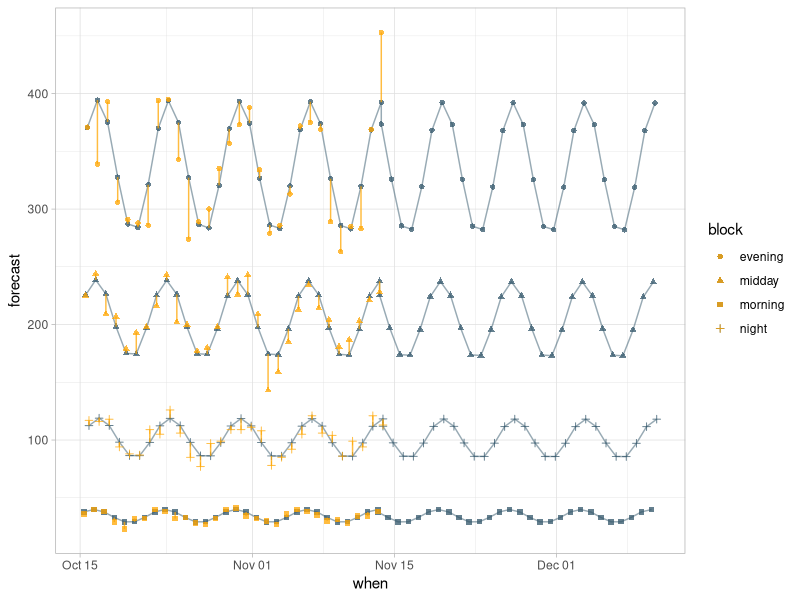

Source code (R):
library(dplyr)
library(ggplot2)
library(readr)

data <- read_csv("forecast.csv")
data$block <- as.factor(data$block)

p <- ggplot(
  data = data |> subset(date >= "2023-10-15"),
  mapping = aes(x = when, shape = block)
) +
  geom_line(
    alpha = 0.5,
    color = "#32566a",
    mapping = aes(y = forecast)
  ) +
  geom_point(
    alpha = 0.75,
    color = "#32566a",
    mapping = aes(y = forecast)
  ) +
  geom_segment(
    alpha = 0.75,
    color = "orange",
    mapping = aes(
      xend = when,
      y = demand,
      yend = forecast
    )
  ) +
  geom_point(
    alpha = 0.75,
    color = "orange",
    mapping = aes(y = demand)
  ) +
  theme_light()

ggsave(
  filename = "demand-forecast.png",
  plot = p,
  width = 12,
  height = 8,
  units = "in"
)
